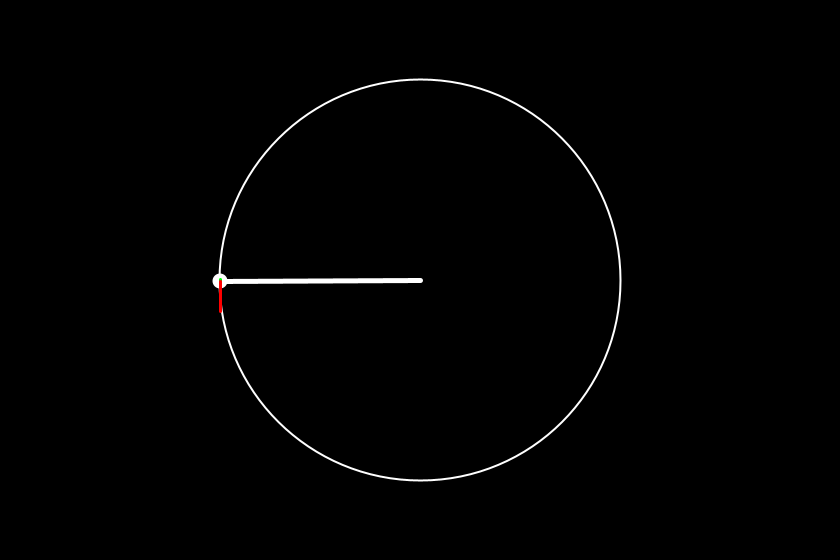
Frame 1 (no input)
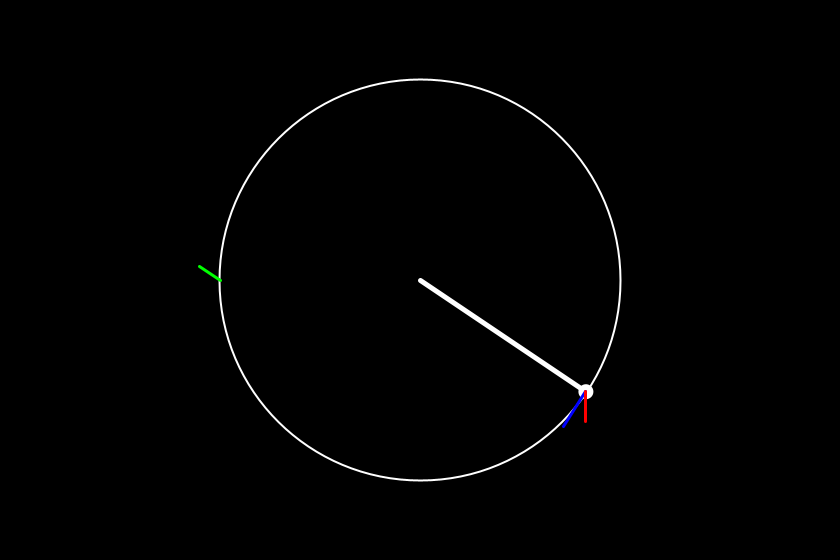
Frame 60 (the mouse pressed at the canvas centre just before this capture)
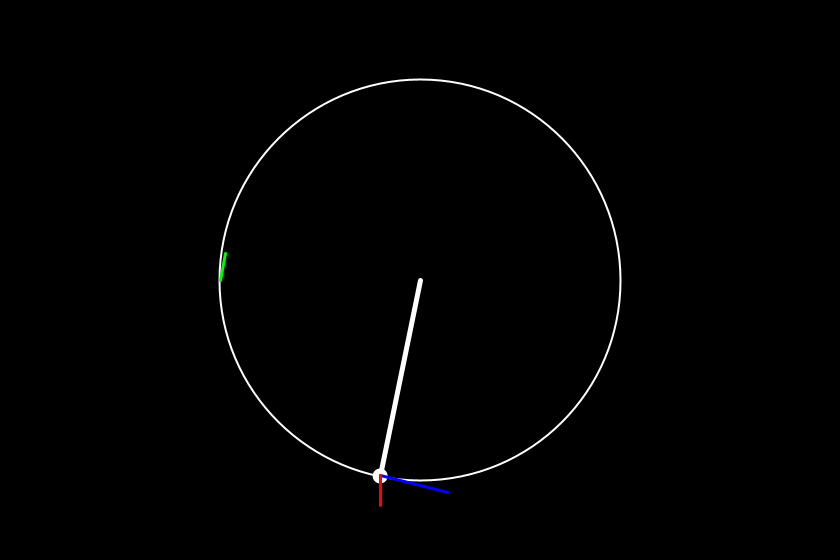
Frame 120 (the mouse held since frame 60 and released just before this capture)

The Processing sketch that drew these frames (run headless with seeded random() and noise(); from frame 60 on, the mouse is pressed at the canvas centre):

// Processing sketch: fixed_pendulum
// ── fixed_pendulum.pde
import java.util.Set;
import java.util.List;
import java.util.Map.Entry;

PVector origin;
PVector head;
PVector velocity;

final float HEAD_WEIGHT = 1;
final float DRAG_FORCE = 1;
final float PULL_FORCE = 1;
final float HEAD_LENGTH = 200;
final PVector GRAVITY = new PVector(0,1);

final float LINE_SCALAR = 5;
final float FORCE_SCALAR = 30;

final PVector RED = new PVector(255,0,0);
final PVector GREEN = new PVector(0,255,0);
final PVector BLUE = new PVector(0,0,255);
final PVector WHITE = new PVector(255,255,255);

HashMap<String,DebugLine> debugLines;
List<String> AUTO_UPDATED = new ArrayList<String>();

void setup(){
  size(840,560);
  //frame.setResizable(true);
  
  debugLines = new HashMap<String,DebugLine>();
  
  origin = new PVector(width/2,height/2);
  head = new PVector(width/2-HEAD_LENGTH,height/2);
  
  velocity = new PVector(0,0);
  
  registerDebugLines();
}

void draw(){
  background(0);
  
  origin.set(width/2,height/2);
  
  //Accumulate the total acceleration due to outside forces in this vector
  PVector acceleration = new PVector(0,0);
  acceleration.add(PVector.mult(GRAVITY,HEAD_WEIGHT));
  
  if(mousePressed){
    PVector mouse = new PVector(mouseX,mouseY);
    PVector dir = PVector.sub(mouse,head);
    dir.setMag(PULL_FORCE);
    acceleration.add(dir);
  }
  
  //Apply acceleration and drag
  velocity.add(acceleration);
  velocity.mult(DRAG_FORCE);
  
  //Correct velocity to maintain constant distance from pivot
  PVector newPosition = PVector.add(velocity,head);
  PVector difference = PVector.sub(origin,newPosition);
  float newDistance = PVector.dist(newPosition,origin);
  difference.setMag(-HEAD_LENGTH+newDistance);
  velocity.add(difference);
  debugLines.get("CORRECTION").update(difference);
  
  //Apply velocity
  head.add(velocity);
  
  //Render, passing in a calculated vector for debug lines
  render(difference);
  renderDebug();
}

void render(PVector difference){
  stroke(255);
  strokeWeight(5);
  line(origin.x,origin.y,head.x,head.y);
  noStroke();
  fill(255);
  ellipse(head.x,head.y,15,15);
  
  strokeWeight(2);
  stroke(255);
  noFill();
  ellipse(origin.x,origin.y,HEAD_LENGTH*2+abs(PVector.mult(GRAVITY,HEAD_WEIGHT).mag()),HEAD_LENGTH*2+abs(PVector.mult(GRAVITY,HEAD_WEIGHT).mag()));
  
//  PVector scaledVelocity = PVector.add(PVector.mult(velocity,LINE_SCALAR),head);
//  PVector scaledGravity = PVector.add(PVector.mult(GRAVITY,FORCE_SCALAR),head);
//  PVector scaledDifference = PVector.add(PVector.mult(difference,FORCE_SCALAR),scaledVelocity);
//  PVector scaledPull = PVector.add(PVector.mult(PVector.sub(new PVector(mouseX,mouseY),head).normalize(null),(mousePressed)?FORCE_SCALAR:0),head);
//  stroke(0,0,255);
//  line(head.x,head.y,scaledVelocity.x,scaledVelocity.y);
//  stroke(255,0,0);
//  line(head.x,head.y,scaledGravity.x,scaledGravity.y);
//  line(head.x,head.y,scaledPull.x,scaledPull.y);
//  stroke(0,255,0);
//  line(scaledVelocity.x,scaledVelocity.y,scaledDifference.x,scaledDifference.y);
}

void renderDebug(){
  for(Entry<String,DebugLine> entry : debugLines.entrySet()){
    if(AUTO_UPDATED.contains(entry.getKey())) entry.getValue().update();
    entry.getValue().render();
  }
}

void stroke(PVector colour){
  stroke(colour.x,colour.y,colour.z);
}

void fill(PVector colour){
  fill(colour.x,colour.y,colour.z);
}

void registerDebugLines(){
  //Gravity
  debugLines.put("GRAVITY",new DebugLine(RED,head,GRAVITY,HEAD_WEIGHT*FORCE_SCALAR));
  AUTO_UPDATED.add("GRAVITY");
  
  //Velocity
  debugLines.put("VELOCITY",new DebugLine(BLUE,head,velocity,LINE_SCALAR));
  AUTO_UPDATED.add("VELOCITY");
  
  //Distance correction
  debugLines.put("CORRECTION",new DebugLine(GREEN,debugLines.get("VELOCITY").endPoint,GRAVITY,FORCE_SCALAR));
}

// ── debug.pde
class DebugLine{
  //This class depends heavily on PVectors being passed by reference
  
  //Colour to render
  PVector colour;
  //Origin point of line
  PVector originPoint;
  //A vector, assigned by reference, that is the offset
  PVector offsetVector;
  //Offset but scaled by this.scalar
  PVector scaledOffset;
  //The resulting end of the line
  PVector endPoint;
  //Scalar to make line more visible
  float scalar;
  
  DebugLine(PVector colour, PVector originPoint, PVector offsetVector, float scalar){
    this.colour = colour.get();
    this.originPoint = originPoint;
    this.offsetVector = offsetVector;
    //this.scaledOffset = PVector.mult(offsetVector,scalar);
    this.endPoint = PVector.add(originPoint,offsetVector);
    this.scalar = scalar;
    //endPoint is calculated and updated each iteration from other vectors
  }
  
  void update(){
    this.scaledOffset = PVector.mult(this.offsetVector,this.scalar);
    this.endPoint = PVector.add(this.originPoint,this.scaledOffset);
  }
  
  void update(PVector offsetVector){
    //Manual update with an explicitly provided offset vector
    this.scaledOffset = PVector.mult(offsetVector,this.scalar);
    this.endPoint = PVector.add(this.originPoint,this.scaledOffset);
  }
  
  void render(){
    strokeWeight(3);
    stroke(this.colour.x,this.colour.y,this.colour.z);
    line(this.originPoint.x,this.originPoint.y,this.endPoint.x,this.endPoint.y);
  }
}
